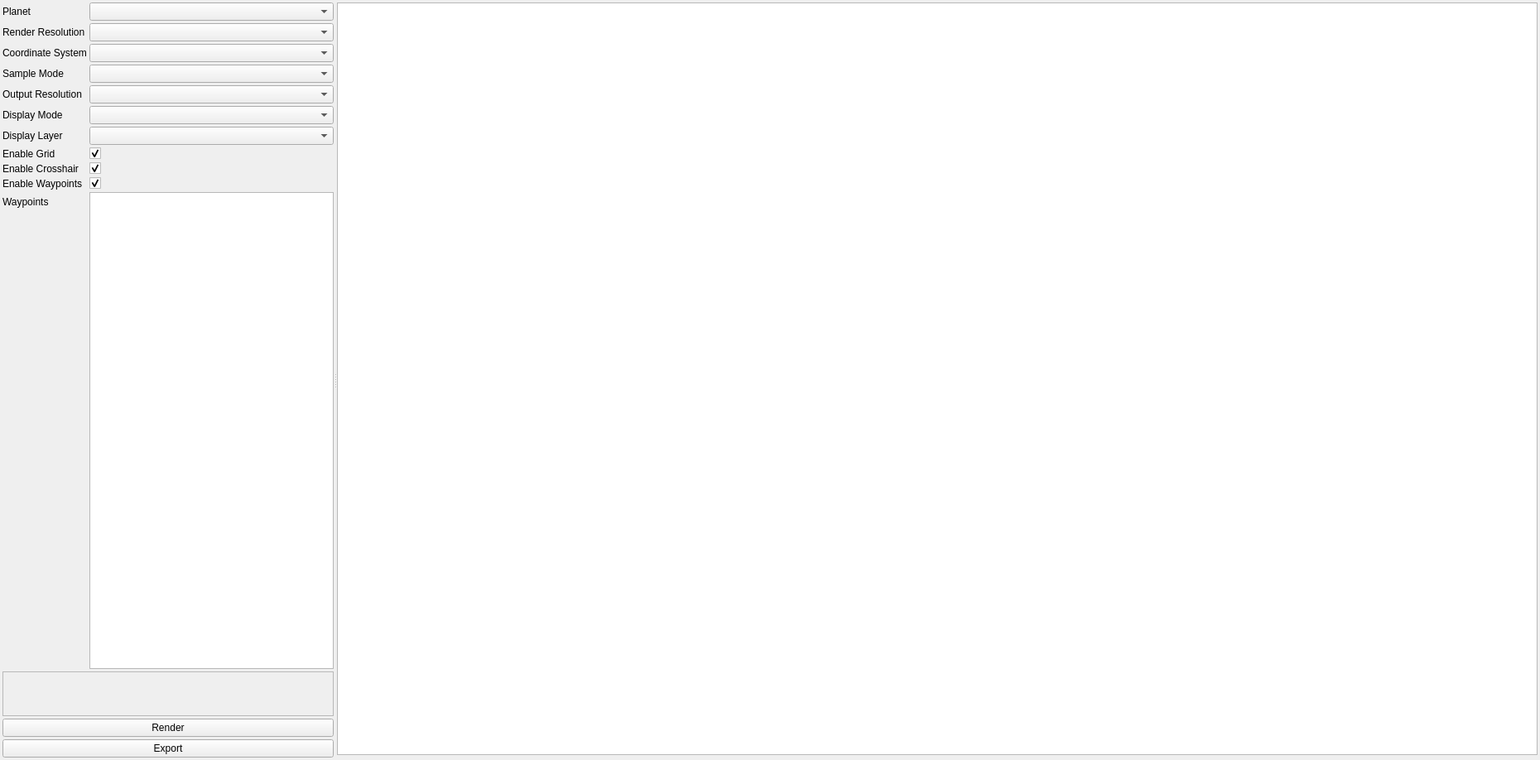
<?xml version="1.0" encoding="UTF-8"?>
<ui version="4.0">
 <class>page_ContentView</class>
 <widget class="QWidget" name="page_ContentView">
  <property name="geometry">
   <rect>
    <x>0</x>
    <y>0</y>
    <width>1860</width>
    <height>918</height>
   </rect>
  </property>
  <property name="windowTitle">
   <string>Form</string>
  </property>
  <layout class="QHBoxLayout" name="horizontalLayout">
   <property name="leftMargin">
    <number>3</number>
   </property>
   <property name="topMargin">
    <number>3</number>
   </property>
   <property name="rightMargin">
    <number>3</number>
   </property>
   <property name="bottomMargin">
    <number>3</number>
   </property>
   <item>
    <widget class="QSplitter" name="splitter">
     <property name="sizePolicy">
      <sizepolicy hsizetype="Expanding" vsizetype="Expanding">
       <horstretch>4</horstretch>
       <verstretch>0</verstretch>
      </sizepolicy>
     </property>
     <property name="orientation">
      <enum>Qt::Horizontal</enum>
     </property>
     <widget class="QWidget" name="widget_Content_Left" native="true">
      <property name="enabled">
       <bool>true</bool>
      </property>
      <property name="sizePolicy">
       <sizepolicy hsizetype="Minimum" vsizetype="Expanding">
        <horstretch>0</horstretch>
        <verstretch>0</verstretch>
       </sizepolicy>
      </property>
      <property name="minimumSize">
       <size>
        <width>400</width>
        <height>0</height>
       </size>
      </property>
      <property name="maximumSize">
       <size>
        <width>800</width>
        <height>16777215</height>
       </size>
      </property>
      <layout class="QVBoxLayout" name="verticalLayout_2" stretch="0">
       <property name="spacing">
        <number>3</number>
       </property>
       <property name="leftMargin">
        <number>0</number>
       </property>
       <property name="topMargin">
        <number>0</number>
       </property>
       <property name="rightMargin">
        <number>0</number>
       </property>
       <property name="bottomMargin">
        <number>0</number>
       </property>
       <item>
        <layout class="QVBoxLayout" name="verticalLayout_3">
         <property name="sizeConstraint">
          <enum>QLayout::SetDefaultConstraint</enum>
         </property>
         <item>
          <layout class="QFormLayout" name="formLayout_2">
           <item row="0" column="0">
            <widget class="QLabel" name="planetLabel">
             <property name="text">
              <string>Planet</string>
             </property>
            </widget>
           </item>
           <item row="0" column="1">
            <widget class="QComboBox" name="planetComboBox"/>
           </item>
           <item row="1" column="0">
            <widget class="QLabel" name="renderResolutionLabel">
             <property name="text">
              <string>Render Resolution</string>
             </property>
            </widget>
           </item>
           <item row="1" column="1">
            <widget class="QComboBox" name="renderResolutionComboBox"/>
           </item>
           <item row="2" column="0">
            <widget class="QLabel" name="coordinateSystemLabel">
             <property name="text">
              <string>Coordinate System</string>
             </property>
            </widget>
           </item>
           <item row="2" column="1">
            <widget class="QComboBox" name="coordinateSystemComboBox"/>
           </item>
           <item row="3" column="0">
            <widget class="QLabel" name="sampleModeLabel">
             <property name="text">
              <string>Sample Mode</string>
             </property>
            </widget>
           </item>
           <item row="3" column="1">
            <widget class="QComboBox" name="sampleModeComboBox"/>
           </item>
           <item row="4" column="0">
            <widget class="QLabel" name="outputResolutionLabel">
             <property name="text">
              <string>Output Resolution</string>
             </property>
            </widget>
           </item>
           <item row="4" column="1">
            <widget class="QComboBox" name="outputResolutionComboBox"/>
           </item>
           <item row="5" column="0">
            <widget class="QLabel" name="displayModeLabel">
             <property name="text">
              <string>Display Mode</string>
             </property>
            </widget>
           </item>
           <item row="5" column="1">
            <widget class="QComboBox" name="displayModeComboBox"/>
           </item>
           <item row="6" column="0">
            <widget class="QLabel" name="displayLayerLabel">
             <property name="text">
              <string>Display Layer</string>
             </property>
            </widget>
           </item>
           <item row="6" column="1">
            <widget class="QComboBox" name="displayLayerComboBox"/>
           </item>
           <item row="7" column="0">
            <widget class="QLabel" name="enableGridLabel">
             <property name="text">
              <string>Enable Grid</string>
             </property>
            </widget>
           </item>
           <item row="7" column="1">
            <widget class="QCheckBox" name="enableGridCheckBox">
             <property name="checked">
              <bool>true</bool>
             </property>
            </widget>
           </item>
           <item row="8" column="0">
            <widget class="QLabel" name="enableCrosshairLabel">
             <property name="text">
              <string>Enable Crosshair</string>
             </property>
            </widget>
           </item>
           <item row="8" column="1">
            <widget class="QCheckBox" name="enableCrosshairCheckBox">
             <property name="checked">
              <bool>true</bool>
             </property>
            </widget>
           </item>
           <item row="10" column="1">
            <widget class="QListView" name="listView"/>
           </item>
           <item row="10" column="0">
            <widget class="QLabel" name="label">
             <property name="text">
              <string>Waypoints</string>
             </property>
            </widget>
           </item>
           <item row="9" column="0">
            <widget class="QLabel" name="enableWaypointsLabel">
             <property name="text">
              <string>Enable Waypoints</string>
             </property>
            </widget>
           </item>
           <item row="9" column="1">
            <widget class="QCheckBox" name="enableWaypointsCheckBox">
             <property name="checked">
              <bool>true</bool>
             </property>
            </widget>
           </item>
          </layout>
         </item>
         <item>
          <widget class="QFrame" name="frame">
           <property name="maximumSize">
            <size>
             <width>16777215</width>
             <height>250</height>
            </size>
           </property>
           <property name="frameShape">
            <enum>QFrame::StyledPanel</enum>
           </property>
           <property name="frameShadow">
            <enum>QFrame::Raised</enum>
           </property>
           <layout class="QVBoxLayout" name="verticalLayout_4">
            <item>
             <widget class="QLabel" name="lbl_planetDetails">
              <property name="text">
               <string/>
              </property>
             </widget>
            </item>
            <item>
             <widget class="QLabel" name="lbl_currentStatus">
              <property name="text">
               <string/>
              </property>
             </widget>
            </item>
           </layout>
          </widget>
         </item>
         <item>
          <widget class="QPushButton" name="renderButton">
           <property name="text">
            <string>Render</string>
           </property>
          </widget>
         </item>
         <item>
          <widget class="QPushButton" name="exportButton">
           <property name="text">
            <string>Export</string>
           </property>
          </widget>
         </item>
        </layout>
       </item>
      </layout>
     </widget>
     <widget class="QWidget" name="widget_Content_Viewer" native="true">
      <property name="sizePolicy">
       <sizepolicy hsizetype="Expanding" vsizetype="Preferred">
        <horstretch>3</horstretch>
        <verstretch>0</verstretch>
       </sizepolicy>
      </property>
      <layout class="QVBoxLayout" name="verticalLayout_17">
       <property name="leftMargin">
        <number>0</number>
       </property>
       <property name="topMargin">
        <number>0</number>
       </property>
       <property name="rightMargin">
        <number>0</number>
       </property>
       <property name="bottomMargin">
        <number>3</number>
       </property>
       <item>
        <widget class="QPlanetViewer" name="renderOutput"/>
       </item>
      </layout>
     </widget>
    </widget>
   </item>
  </layout>
 </widget>
 <customwidgets>
  <customwidget>
   <class>QPlanetViewer</class>
   <extends>QGraphicsView</extends>
   <header>starfab.gui.widgets.planets.planet_viewer</header>
  </customwidget>
 </customwidgets>
 <resources/>
 <connections/>
</ui>
